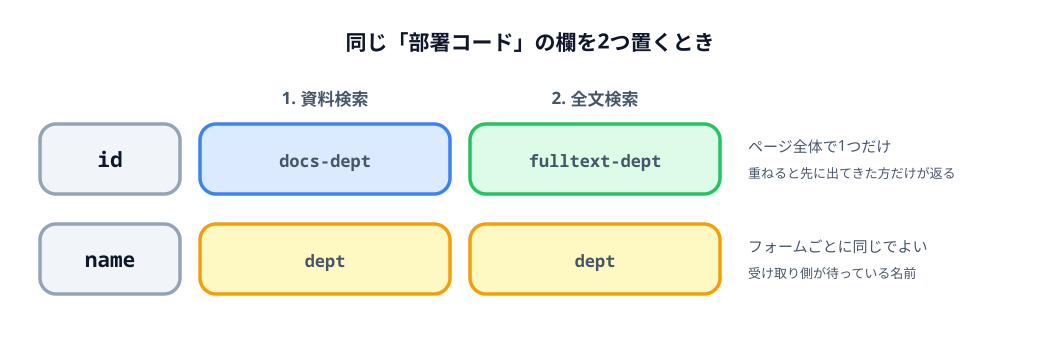

Reproduce this figure in Python.
"""4-1 の解説図: id はページ全体で1つ、name はフォームごとに同じ文字列でよい。

イメージスキーマ = CONTAINER（id が効く範囲はページ全体、name が効く範囲はフォーム）。
実行: cd images && python3 01-id-scope.py
"""

import pathlib
import sys

sys.path.insert(0, str(pathlib.Path.home() / ".claude/skills/genfig"))
from genfig import Canvas  # noqa: E402

c = Canvas(1060, 360)

c.text(530, 50, "同じ「部署コード」の欄を2つ置くとき", scale="heading", align="center")

c.text(325, 104, "1. 資料検索", scale="label", align="center")
c.text(595, 104, "2. 全文検索", scale="label", align="center")

# id の行 — 2つのフォームで別の文字列にする。
c.sticky(40, 124, 140, 70, color="gray")
c.text(110, 167, "id", scale="heading", align="center", font="technical")

c.sticky(200, 124, 250, 70, color="blue")
c.text(325, 167, "docs-dept", scale="label", align="center", font="technical")

c.sticky(470, 124, 250, 70, color="green")
c.text(595, 167, "fulltext-dept", scale="label", align="center", font="technical")

c.text(748, 152, "ページ全体で1つだけ", scale="body", align="left")
c.text(748, 178, "重ねると先に出てきた方だけが返る", scale="caption", align="left")

# name の行 — どちらも同じ文字列のまま。
c.sticky(40, 224, 140, 70, color="gray")
c.text(110, 267, "name", scale="heading", align="center", font="technical")

c.sticky(200, 224, 250, 70, color="yellow")
c.text(325, 267, "dept", scale="label", align="center", font="technical")

c.sticky(470, 224, 250, 70, color="yellow")
c.text(595, 267, "dept", scale="label", align="center", font="technical")

c.text(748, 252, "フォームごとに同じでよい", scale="body", align="left")
c.text(748, 278, "受け取り側が待っている名前", scale="caption", align="left")

print(c.save("01-id-scope.svg"))
